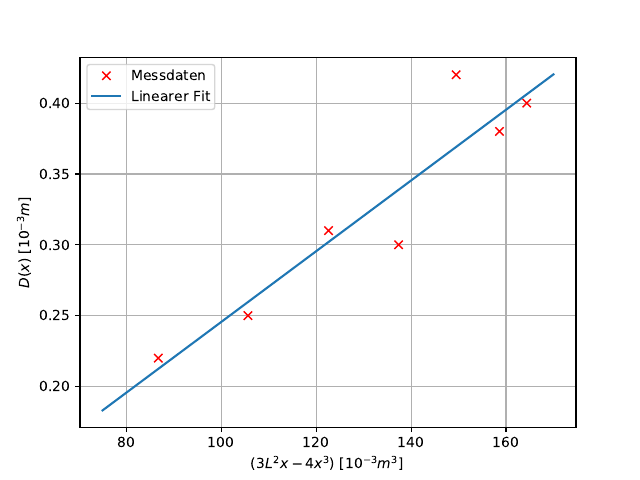

This chart was generated by the following Python code:
import numpy as np
import matplotlib.pyplot as plt
from scipy.optimize import curve_fit

 
 
x, y = np.loadtxt('rundb1.txt', unpack=True,delimiter=',')

z=(3*(550**2)*x-(4*x**3))*10**-6
 
def f(z,a,b):
    return a*z+b
params, cov = curve_fit(f, z, y)
errors = np.sqrt(np.diag(cov))
 
print('a =', params[0], '±', errors[0])
print('b =', params[1], '±', errors[1])

x_plot = np.linspace(75,170,10)
 
plt.figure(1)
plt.plot(z, y,'rx', label='Messdaten')
plt.plot(x_plot, f(x_plot,*params),'-', label='Linearer Fit')


plt.ylabel('$D(x)$ $[10^{-3} m]$')
plt.xlabel(r'$(3L^2x - 4x^3)$ $\left[10^{-3} m^3\right]$')
plt.grid()
plt.legend(loc='best')
 
 
plt.savefig('rundb1.pdf')